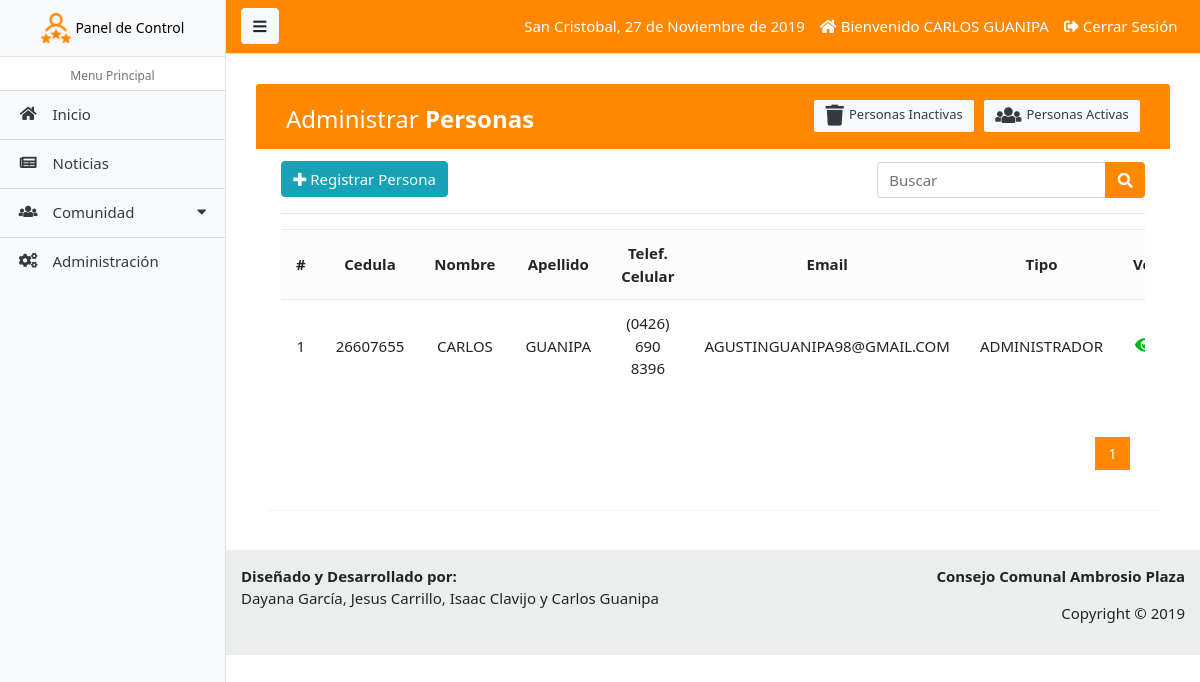
Screenshot of /paginas/persona_lista.php (signed in) with the database file from the repository.
### tables this page shows
CREATE TABLE IF NOT EXISTS `tab_per` (
  `ident_per` INT NOT NULL AUTO_INCREMENT,
  `cedul_per` INT(11) NULL,
  `nombr_per` VARCHAR(45) NULL,
  `apeli_per` VARCHAR(45) NULL,
  `fecna_per` DATE NULL,
  `telem_per` VARCHAR(45) NULL,
  `telec_per` VARCHAR(45) NULL,
  `email_per` VARCHAR(45) NULL,
  `direc_per` VARCHAR(200) NULL,
  `tifam_per` VARCHAR(45) NULL,
  `tibom_per` VARCHAR(45) NULL,
  `seria_per` VARCHAR(45) NULL,
  `usuar_per` VARCHAR(45) NULL,
  `contr_per` VARCHAR(45) NULL,
  `statu_per` CHAR(1) NULL,
  `ident_tip` INT NOT NULL,
  `ident_fam` INT NOT NULL,
  PRIMARY KEY (`ident_per`),
  INDEX `fk_tab_per_tab_tip1_idx` (`ident_tip` ASC),
  INDEX `fk_tab_per_tab_fam1_idx` (`ident_fam` ASC),
  CONSTRAINT `fk_tab_per_tab_tip1`
    FOREIGN KEY (`ident_tip`)
    REFERENCES `tab_tip` (`ident_tip`)
    ON DELETE NO ACTION
    ON UPDATE NO ACTION,
  CONSTRAINT `fk_tab_per_tab_fam1`
    FOREIGN KEY (`ident_fam`)
    REFERENCES `tab_fam` (`ident_fam`)
    ON DELETE NO ACTION
    ON UPDATE NO ACTION);

CREATE TABLE IF NOT EXISTS `tab_tip` (
  `ident_tip` INT NOT NULL AUTO_INCREMENT,
  `nombr_tip` VARCHAR(45) NULL,
  PRIMARY KEY (`ident_tip`));

### paginas/persona_lista.php (the view, shortened to what this page needs)
<?php
	require_once('includes/admin_header.php');
?>
<div class="container-fluid">
	<div class="table-wrapper">
	    <div class="table-title">
	        <div class="row">
            <div class="col-sm-6">
							<h2>Administrar <b>Personas</b></h2>
						</div>
						<div class="col-sm-6">
							<a href="persona_lista.php" class="btn btn-light text-dark"><i class="fa fa-users"></i> Personas Activas</a>
							<a href="persona_lista_inactivo.php" class="btn btn-light text-dark"><i class="fa fa-trash"></i> Personas Inactivas</a>
						</div>
	        </div>
	    </div>
	    <div class="row" style="padding-top: 2px;">
	    	<div class="col-sm-8">
					<a href="persona_registro.php" class="btn btn-info float-left"><i class="fa fa-plus"></i> Registrar Persona</a>
				</div>
				<form action="persona_buscar.php" method="GET" class="col-sm-4" style="padding-top: 1px;">
					<div class="input-group">
						<input type="text" class="form-control" name="busqueda" id="busqueda" placeholder="Buscar">
						<div class="input-group-append">
							<button type="submit" class="btn btn-primary"><i class="fa fa-search"></i></button>
						</div>
					</div>
				</form>
	    </div>
	    <hr>
	    <div>
	    	<div class="table-responsive">
					<table class="table table-striped table-hover">
						<tr>
							<th class='text-center'>#</th>
							<th class='text-center'>Cedula</th>
							<th class='text-center'>Nombre</th>
							<th class='text-center'>Apellido</th>
							<th class='text-center'>Telef. Celular</th>
							<th class='text-center'>Email</th>
							<th class='text-center'>Tipo</th>
							<th class='text-center'>Ver</th>
						</tr>
						<?php
							$sql_registe = mysqli_query($conexion,"SELECT COUNT(*) as total_registro FROM tab_per WHERE statu_per = 1");
							$result_registe = mysqli_fetch_array($sql_registe);
							$total_registro = $result_registe['total_registro'];
							$por_pagina = 5;
							if (empty($_GET['pagina']))
							{
								$pagina = 1;
							}else{
								$pagina = $_GET['pagina'];
							}
							$desde = ($pagina-1) * $por_pagina;
							$total_paginas = ceil($total_registro / $por_pagina);
							$query = mysqli_query($conexion,"SELECT u.ident_per, u.cedul_per,u.nombr_per, u.apeli_per, u.telem_per, u.email_per, u.usuar_per, r.ident_tip, r.nombr_tip FROM tab_per u INNER JOIN tab_tip r ON u.ident_tip = r.ident_tip WHERE statu_per = 1  ORDER BY ident_per ASC LIMIT $desde,$por_pagina");
							$result = mysqli_num_rows($query);
							if ($result > 0) {
							 	while ($data = mysqli_fetch_array($query)) {
							 		?>
							 		<tr class="row<?php echo $data['ident_per']; ?>">
										<td class='text-center'><?php echo $data['ident_per']; ?></td>
										<td class='text-center'><?php echo $data['cedul_per']; ?></td>
										<td class='text-center'><?php echo $data['nombr_per']; ?></td>
										<td class='text-center'><?php echo $data['apeli_per']; ?></td>
										<td class='text-center'><?php echo $data['telem_per']; ?></td>
										<td class='text-center'><?php echo $data['email_per']; ?></td>
										<td class='text-center'><?php echo $data['nombr_tip']; ?></td>
										<td class='text-center'>
											<a href="persona_ver.php?id=<?php echo $data['ident_per']; ?>" class="look"><i class="fa fa-eye"></i></a>
										</td>
									</tr>
							 	<?php
							 	}
							 }
						?>
					</table>
				</div>
				<div class="paginador">
					<ul>
						<?php
							for ($i=1; $i <= $total_paginas; $i++)
							{
								if ($i == $pagina)
								{
									echo '<li class="pageSelected">'.$i.'</li>';
								}else{
									echo '<li><a href="?pagina='.$i.'">'.$i.'</a></li>';
								}
							}
								?>
					</ul>
				</div>
	    </div>
	</div>
</div>
<?php require_once('includes/admin_footer.php');  ?>

### css/estilos_admin.css (style rules this page uses)
.paginador ul { padding: 15px; list-style: none; background: #fff; margin-top: 15px; display: -webkit-flex; display: -moz-flex; display: -ms-flex; display: -o-flex; display: flex; justify-content: flex-end; }
.paginador a, .pageSelected { color: #FF8800; border: 1px solid #ddd; padding: 5px; display: inline-block; font-size: 14px; text-align: center; width: 35px; }
.pageSelected { background: #FF8800; color: #FFF; border: 1px solid #FF8800; }

### css/estilos_crud.css (style rules this page uses)
body { color: #566787; background: #f5f5f5; font-family: 'Varela Round', sans-serif; font-size: 13px; }
.table-wrapper { background: #fff; padding: 10px 15px; margin: 10px; border-radius: 3px; box-shadow: 0 1px 1px rgba(0,0,0,.05); }
.table-title { padding-bottom: 15px; background: #FF8800; color: #fff; padding: 16px 30px; margin: -20px -25px 10px; border-radius: 3px 3px 0 0; }
.table-title h2 { margin: 5px 0 0; font-size: 24px; }
.table-title .btn { color: #fff; float: right; font-size: 13px; border: none; min-width: 50px; border-radius: 2px; border: none; outline: none !important; margin-left: 10px; }
.table-title .btn i { float: left; font-size: 21px; margin-right: 5px; }
table.table tr th, table.table tr td { border-color: #e9e9e9; padding: 12px 15px; vertical-align: middle; }
table.table tr th:first-child { width: 60px; }
table.table-striped tbody tr:nth-of-type(odd) { background-color: #fcfcfc; }
table.table td a { font-weight: bold; color: #566787; display: inline-block; text-decoration: none; outline: none !important; }
table.table td a.look { color: #00B916; }
table.table td i { font-size: 19px; }

### rows the page displays
tab_per: ident_per "1", cedul_per "26607655", nombr_per "CARLOS", apeli_per "GUANIPA", telem_per "(0426) 690 8396", email_per "AGUSTINGUANIPA98@GMAIL.COM", ident_tip.nombr_tip "ADMINISTRADOR"

### other values shown
fechaC() "27 de Noviembre de 2019"
$_SESSION['nombr_per'] "CARLOS"
$_SESSION['apeli_per'] "GUANIPA"
